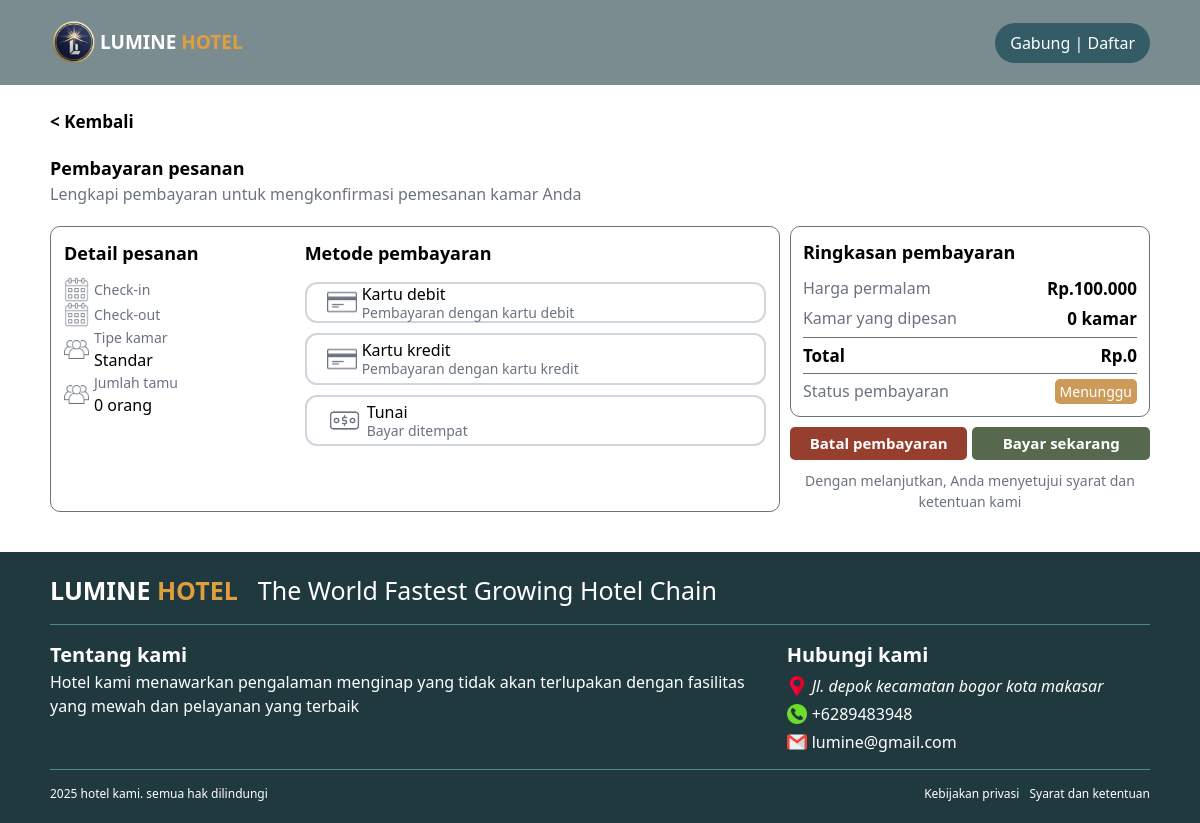
Screenshot of /design/pembayaran.php?id_pesan=6 with the database file from the repository.
### tables this page shows
CREATE TABLE `pesan` (
  `pesan_id` int NOT NULL,
  `user_id` int DEFAULT NULL,
  `kamar_id` int DEFAULT NULL,
  `check_in` date DEFAULT NULL,
  `check_out` date DEFAULT NULL,
  `total_harga` double DEFAULT NULL,
  `tanggal_buat` datetime DEFAULT CURRENT_TIMESTAMP,
  `jumlah_kamar` int DEFAULT NULL,
  `jumlah_tamu` int DEFAULT NULL
);

CREATE TABLE `kamar` (
  `kamar_id` int NOT NULL,
  `nama_kamar` varchar(100) DEFAULT NULL,
  `tipe_kamar` varchar(50) DEFAULT NULL,
  `harga` int DEFAULT NULL,
  `kapasitas` varchar(100) DEFAULT NULL,
  `fasilitas` varchar(100) DEFAULT NULL,
  `foto` varchar(255) DEFAULT NULL,
  `status` enum('tersedia','penuh') DEFAULT NULL,
  `alamat` varchar(255) NOT NULL,
  `rating` decimal(2,1) NOT NULL
);

### design/pembayaran.php (the view, shortened to what the rows shown need)
<?php
$database = new Database();
$conn = $database->getConnection();
if (isset($_GET['id_pesan'])) {
    $id_pesan = intval($_GET['id_pesan']);
    $query = "
    SELECT p.*, k.nama_kamar, k.tipe_kamar, k.harga, b.status
    FROM pesan p
    JOIN kamar k ON p.kamar_id = k.kamar_id
    LEFT JOIN bayar b ON p.pesan_id = b.pesan_id
    WHERE p.pesan_id = $id_pesan
";
    $result = mysqli_query($conn, $query);
    if ($result && mysqli_num_rows($result) > 0) {
        $pesanan = mysqli_fetch_assoc($result);
        $jumlah_kamar = isset($pesanan['jumlah_kamar']) ? (int)$pesanan['jumlah_kamar'] : 1;
    } else {
        echo "<p>Pesanan tidak ditemukan.</p>";
        exit;
    }
} else {
    echo "<p>ID Pesanan tidak ditemukan.</p>";
    exit;
}
?>
<!DOCTYPE html>
<html lang="en">
<head>
    <script src="https://cdn.jsdelivr.net/npm/@tailwindcss/browser@4"></script>
</head>
<body>
    <section class="px-[50px] mt-[20px]">
        <div class="flex flex-row gap-[10px] justify-between">
            <div class="flex flex-row justify-between w-2/2 gap-[10px] border border-[#6B7280] p-[13px] rounded-[10px]">
                <div class="w-1/2">
                    <div class="flex flex-row gap-[5px] items-center">
                        <div>
                            <p class="text-[14px] text-[#6B7280]">Tipe kamar</p>
                            <p class="text-[16px] "><?= htmlspecialchars($pesanan['tipe_kamar']); ?></p>
                        </div>
                    </div>
                    <div class="flex flex-row gap-[5px] items-center">
                        <div>
                            <p class="text-[14px] text-[#6B7280]">Jumlah tamu</p>
                            <p class="text-[16px] "><?= htmlspecialchars($pesanan['jumlah_tamu']); ?> orang</p>
                        </div>
                    </div>
                </div>
            </div>
            <div class="w-1/2 ">
                <div class="flex flex-col gap-[10px]">
                    <div class="border border-[#6B7280] rounded-[10px] p-[12px]">
                        <div class="flex flex-col gap-[5px] mt-[10px]">
                            <div class="flex flex-row justify-between ">
                                <p class=" text-[#6B7280]">Harga permalam</p>
                                <p class="text-[17px] font-semibold"> Rp.<?= number_format($pesanan['harga'], 0, ',', '.'); ?></p>
                            </div>
                            <div class="flex flex-row justify-between ">
                                <p class=" text-[#6B7280]">Kamar yang dipesan</p>
                                <p class="text-[17px] font-semibold"><?= $jumlah_kamar; ?> kamar</p>
                            </div>
                            <div class="flex flex-row justify-between ">
                                <p class=" font-semibold text-[17px]">Total</p>
                                <p class="text-[17px] font-semibold"> Rp.<?= number_format($pesanan['total_harga'], 0, ',', '.'); ?></p>
                            </div>
                        </div>
                    </div>
                </div>
            </div>
        </div>
    </section>
</body>
</html>

### rows the page displays
pesan: kamar.tipe_kamar "Standar", jumlah_tamu "0", kamar.harga "100.000", jumlah_kamar "0", total_harga "0"

### other values shown
$status "Menunggu"
